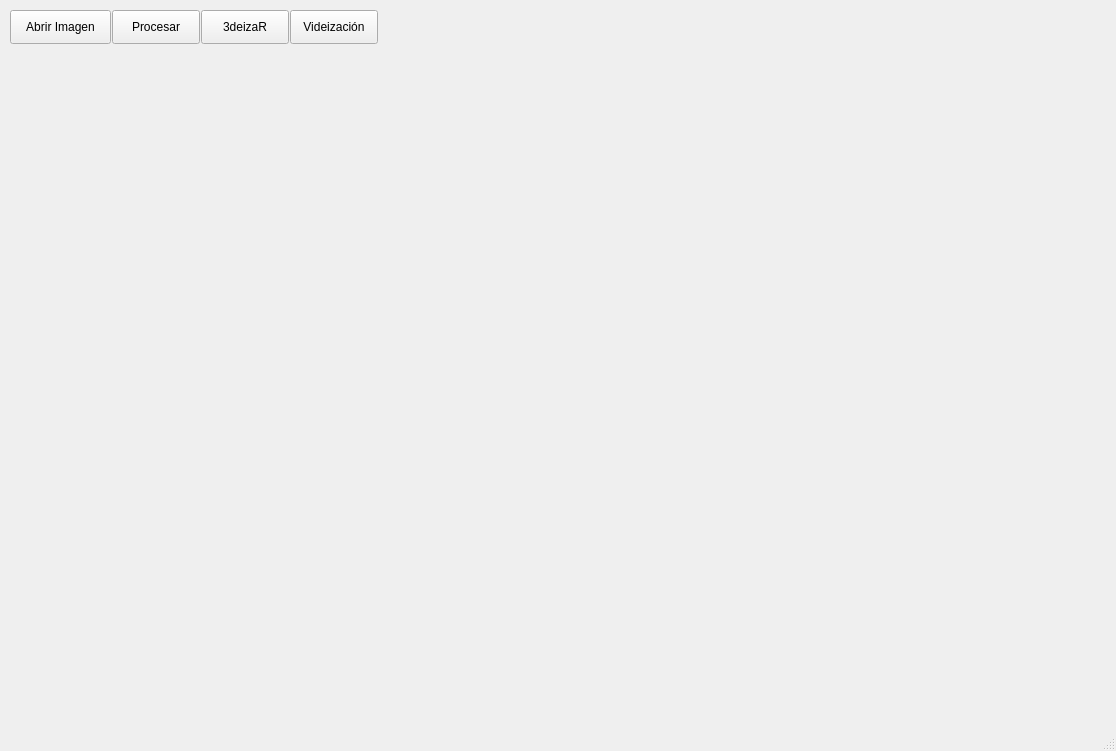
<?xml version="1.0" encoding="UTF-8"?>
<ui version="4.0">
 <class>CellScanner</class>
 <widget class="QMainWindow" name="CellScanner">
  <property name="geometry">
   <rect>
    <x>0</x>
    <y>0</y>
    <width>1116</width>
    <height>751</height>
   </rect>
  </property>
  <property name="windowTitle">
   <string>CellScanner</string>
  </property>
  <widget class="QWidget" name="centralwidget">
   <widget class="QPushButton" name="Procesar">
    <property name="geometry">
     <rect>
      <x>112</x>
      <y>10</y>
      <width>88</width>
      <height>34</height>
     </rect>
    </property>
    <property name="text">
     <string>Procesar</string>
    </property>
   </widget>
   <widget class="QPushButton" name="Tresdeizar">
    <property name="geometry">
     <rect>
      <x>201</x>
      <y>10</y>
      <width>88</width>
      <height>34</height>
     </rect>
    </property>
    <property name="text">
     <string>3deizaR</string>
    </property>
   </widget>
   <widget class="QPushButton" name="Videizacion">
    <property name="geometry">
     <rect>
      <x>290</x>
      <y>10</y>
      <width>88</width>
      <height>34</height>
     </rect>
    </property>
    <property name="text">
     <string>Videización</string>
    </property>
   </widget>
   <widget class="QPushButton" name="Abrir_imagen">
    <property name="geometry">
     <rect>
      <x>10</x>
      <y>10</y>
      <width>101</width>
      <height>34</height>
     </rect>
    </property>
    <property name="text">
     <string>Abrir Imagen</string>
    </property>
   </widget>
   <widget class="QWidget" name="verticalLayoutWidget">
    <property name="geometry">
     <rect>
      <x>10</x>
      <y>60</y>
      <width>771</width>
      <height>561</height>
     </rect>
    </property>
    <layout class="QVBoxLayout" name="Layout"/>
   </widget>
   <widget class="QWidget" name="verticalLayoutWidget_2">
    <property name="geometry">
     <rect>
      <x>790</x>
      <y>90</y>
      <width>261</width>
      <height>391</height>
     </rect>
    </property>
    <layout class="QVBoxLayout" name="Layout2"/>
   </widget>
   <widget class="QWidget" name="verticalLayoutWidget_3">
    <property name="geometry">
     <rect>
      <x>790</x>
      <y>60</y>
      <width>261</width>
      <height>31</height>
     </rect>
    </property>
    <layout class="QVBoxLayout" name="Datos"/>
   </widget>
  </widget>
  <widget class="QStatusBar" name="statusbar"/>
  <action name="actionAbrir_imagen">
   <property name="text">
    <string>Abrir imagen</string>
   </property>
  </action>
 </widget>
 <resources/>
 <connections/>
</ui>
